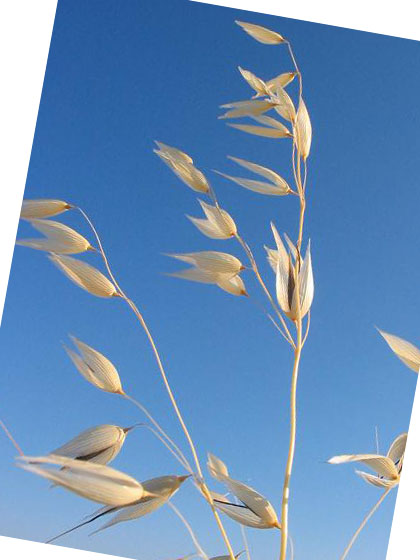
//> input picture siftdecetKeypoint/siftdecetKeypoint/00.jpg, 420 x 560 px
$ ./main   (built with g++ and OpenCV 4, older OpenCV classes emulated)
//> lines starting //> are read from the running program, lines starting //| are printed output that depends on the picture
#include "opencv2/opencv.hpp"
#include "opencv2/xfeatures2d/nonfree.hpp"
#include <vector>
#include <iostream>

using namespace cv;
using namespace std;
using namespace cv::xfeatures2d;

void main()
{
	Mat srcImg1 = imread("00.jpg");
//> srcImg1 is the input picture: 560 rows x 420 cols, CV_8UC3; mean B, G, R 185.5, 145.1, 108.5
	Mat srcImg2 = imread("01.jpg");
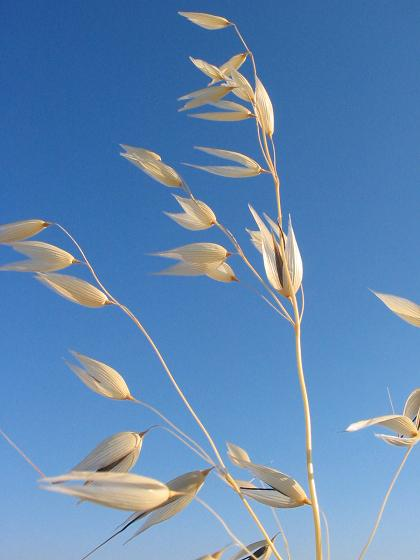
//> input picture siftdecetKeypoint/siftdecetKeypoint/01.jpg, 420 x 560 px
//> srcImg2 is the input picture: 560 rows x 420 cols, CV_8UC3; mean B, G, R 180, 135.9, 96
	//定义SIFT特征检测类对象
	SiftFeatureDetector  siftDetector1;
	SiftFeatureDetector  siftDetector2;
	//定义keyPoint变量
	vector<KeyPoint> KeyPoint1;
	vector<KeyPoint> KeyPoint2;
	//特征点检测
	siftDetector1.detect(srcImg1,KeyPoint1);
//> KeyPoint1 = 430 keypoints; strongest (x, y, size): (247, 75, 6.5), (280, 36, 2), (394, 478, 3), (303, 121, 14)
	siftDetector1.detect(srcImg2,KeyPoint2);
//> KeyPoint2 = 317 keypoints; strongest (x, y, size): (249, 112, 2.1), (259, 553, 5.2), (199, 64, 6.5), (250, 557, 2.1)
	//绘制特征点
	Mat Feature_Img1, Feature_Img2;
	drawKeypoints(srcImg1,KeyPoint1,Feature_Img1,Scalar(0,0,255));
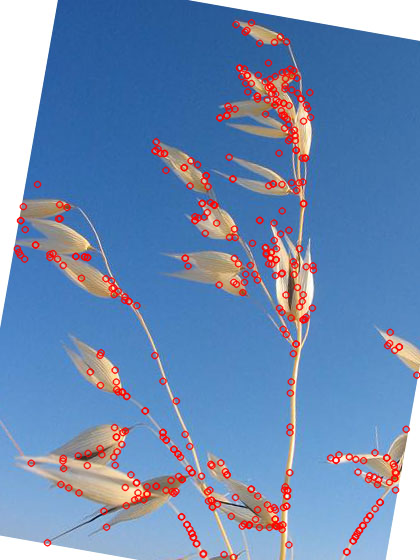
//> Feature_Img1: 560 rows x 420 cols, CV_8UC3; mean B, G, R 180.1, 139.8, 112.1
	drawKeypoints(srcImg2,KeyPoint2,Feature_Img2,Scalar(0,0,255));
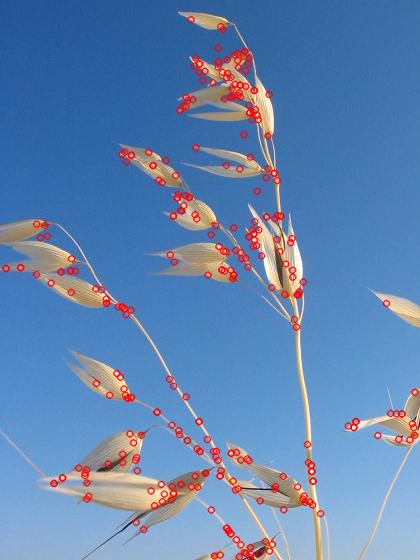
//> Feature_Img2: 560 rows x 420 cols, CV_8UC3; mean B, G, R 176, 131.9, 98.7
	//drawKeypoints(srcImg1, KeyPoint1, Feature_Img1, Scalar(0, 255, 0), DrawMatchesFlags::DRAW_RICH_KEYPOINTS);
	//drawKeypoints(srcImg1, KeyPoint1, Feature_Img1, Scalar(0, 255, 0), DrawMatchesFlags::DRAW_RICH_KEYPOINTS);
	//显示原图
	imshow("src1", srcImg1);
	imshow("src2", srcImg2);
	//显示结果
	imshow("feature1", Feature_Img1);
	imshow("feature2", Feature_Img2);

	waitKey(0);
}
